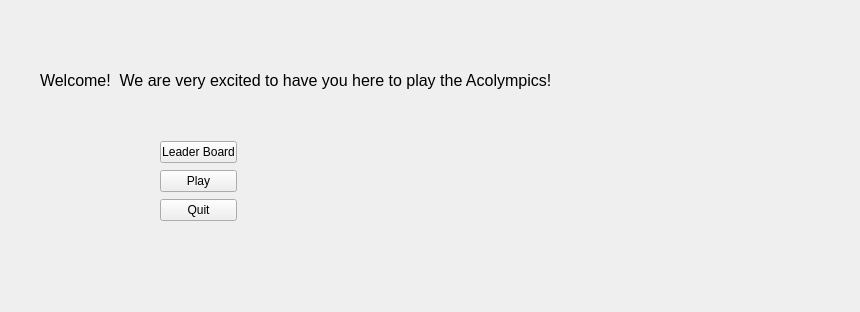
<?xml version="1.0" encoding="UTF-8"?>
<ui version="4.0">
 <class>MainWidget</class>
 <widget class="QWidget" name="MainWidget">
  <property name="geometry">
   <rect>
    <x>0</x>
    <y>0</y>
    <width>860</width>
    <height>312</height>
   </rect>
  </property>
  <property name="windowTitle">
   <string>Form</string>
  </property>
  <widget class="QWidget" name="layoutWidget">
   <property name="geometry">
    <rect>
     <x>160</x>
     <y>140</y>
     <width>77</width>
     <height>83</height>
    </rect>
   </property>
   <layout class="QVBoxLayout" name="verticalLayout">
    <item>
     <widget class="QPushButton" name="pushButton">
      <property name="text">
       <string>Leader Board</string>
      </property>
     </widget>
    </item>
    <item>
     <widget class="QPushButton" name="pushButton_2">
      <property name="text">
       <string>Play</string>
      </property>
     </widget>
    </item>
    <item>
     <widget class="QPushButton" name="pushButton_3">
      <property name="text">
       <string>Quit</string>
      </property>
     </widget>
    </item>
   </layout>
  </widget>
  <widget class="QLabel" name="label">
   <property name="geometry">
    <rect>
     <x>40</x>
     <y>70</y>
     <width>781</width>
     <height>20</height>
    </rect>
   </property>
   <property name="font">
    <font>
     <pointsize>12</pointsize>
    </font>
   </property>
   <property name="text">
    <string>Welcome!  We are very excited to have you here to play the Acolympics!</string>
   </property>
  </widget>
 </widget>
 <resources/>
 <connections/>
</ui>
